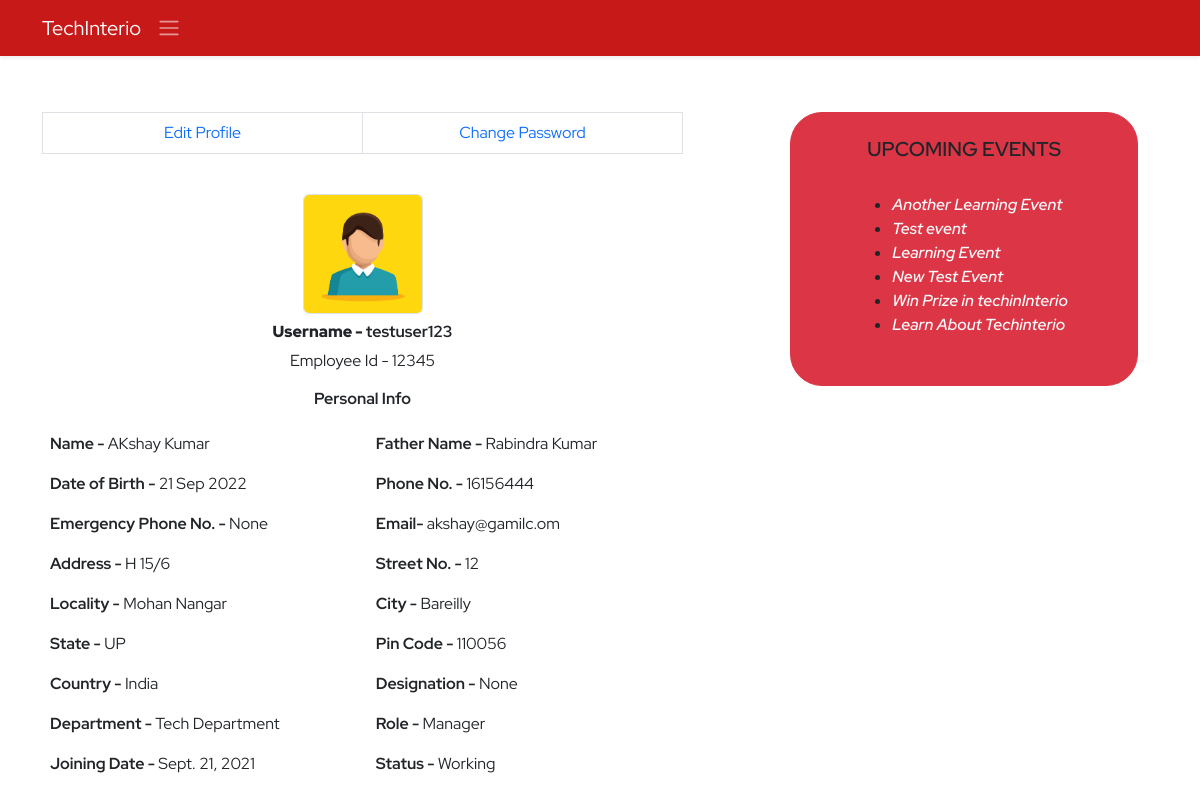
/ems/profile/ (signed in), run on the app's committed database.
### ems/models.py (models this page shows, shortened)
class Employee(models.Model):
    empid=models.AutoField(primary_key=True)
    employeeid=models.IntegerField(unique=True, null=True, blank=True)
    user=models.OneToOneField(User,on_delete=models.CASCADE)
    name=models.CharField(max_length=50)
    father_name=models.CharField(max_length=50)
    avtar=models.ImageField(upload_to='employee_profile_images', blank=True , default='profile.jpg')
    document=models.FileField(upload_to='employee_documents',null=True,blank=True)
    dob=models.DateField()
    email=models.EmailField(max_length=100)
    mobile_no=models.IntegerField()
    emergency_mobile_no=models.IntegerField(null=True,blank=True)
    address=models.OneToOneField(Address, on_delete=models.CASCADE,blank=True, null=True,)
    designation=models.CharField(max_length=70,null=True, blank=True)
    role=models.ForeignKey(Role, on_delete=models.SET_NULL,blank=True, null=True,)
    department=models.ForeignKey(Department, on_delete=models.SET_NULL,blank=True, null=True,)
    joining_date=models.DateField(null=True, blank=True)
    status=models.CharField(max_length=15)
    @property
    def imageURL(self):
        try:
            url=self.avtar.url
        except:
            url=''
        return url

class Address(models.Model):
    user=models.OneToOneField(User,on_delete=models.CASCADE, blank=True,null=True)
    address=models.CharField(max_length=150)
    street=models.CharField(max_length=70)
    locality=models.CharField(max_length=70)
    city=models.CharField(max_length=50)
    state=models.CharField(max_length=50)
    pincode=models.FloatField(max_length=50)
    country=models.CharField(max_length=50, default='India')

class Department(models.Model):
    name=models.CharField(max_length=70, unique=True)
    description=models.TextField(max_length=200)
    created_at = models.DateTimeField(auto_now_add=True,blank=True,null=True)
    updated_at = models.DateTimeField(auto_now=True,blank=True,null=True)
    def __str__(self):
        return self.name

class Role(models.Model):
    name=models.CharField(max_length=70, unique=True)
    description=models.TextField(max_length=200)
    created_at = models.DateTimeField(auto_now_add=True,blank=True,null=True)
    updated_at = models.DateTimeField(auto_now=True,blank=True,null=True)
    def __str__(self):
        return self.name

class Events(models.Model):
    title=models.CharField(max_length=150)
    description=models.TextField(max_length=300)
    created_at=models.DateTimeField(auto_now_add=True)
    updated_at=models.DateTimeField(auto_now=True)
    image=models.ImageField(upload_to='events',null=True,blank=True)
    date=models.DateField()
    is_completed=models.BooleanField(default=False)

### ems/views.py (the view, shortened to what this page needs)
# urls.py: path('profile/',profile,name='profile'),
def profile(request):
    context={}
    try:
        if request.user.is_authenticated:
            if not request.user.is_superuser:
                try:
                    events=Events.objects.exclude(is_completed=True).order_by('-id')[:10]
                    profile=Employee.objects.get(user=request.user)
                    address=Address.objects.get(user=request.user)
                    dob=str(profile.dob).split('-')
                    now=datetime.now()
                    day=now.day
                    month=now.month
                    year=now.year
                    dob_day=int(dob[2])
                    dob_month=int(dob[1])
                    dob_year=int(dob[0])
                    name=str(profile.name).split(' ')
                    if dob_month == month and dob_day == day:
                        print('Happy Birthday to ',profile.name)
                        context['birthday']=True
                        context['name']=name[0]
                    else:
                        context['birthday']=False
                    if profile.joining_date != '':
                        print('inside annivarsary')
                        joining_date=str(profile.joining_date).split('-')
                        j_day=int(joining_date[2])
                        j_month=int(joining_date[1])
                        j_year=int(joining_date[0])
                        completed_yers=year-j_year
                    else:
                        messages.warning(request,'Please Add Joining Date!')
                    context['profile']=profile
                    context['address']=address
                    context['events']=events
                except Exception as e:
                    print('Profile Inside Exception : ',e)
                    messages.warning(request, 'Profile Not found Please contact Admin')
                    return redirect('ems:ems')
                return render(request,'ems/profile.html',context)
            else:
                return redirect('ems:ems')
        else:
            messages.warning(request,'Please Login!')
            return redirect('home:login')
    except Exception as e:
        print('Profile Exception : ',e)
    return redirect('/')

### ems/templates/ems/profile.html (shortened to what this page needs)
{% extends './base.html' %}
{% block body %}
<section class="py-5">
    <div class="container">
        <div class="row d-flex justify-content-between">
            <div class="col-7 ">
                <table class="table table-bordered">
                    <tr class="text-center w-100">
                        <td class="w-50"><a href="{% url 'ems:profile-edit' %}">Edit Profile</a></td>
                        <td class="w-50"><a href="" data-bs-toggle="modal" data-bs-target="#changePassword" >Change Password</a></td>
                    </tr>
                </table>
                <div class="personal-info">
                    <table class="table table-borderless">
                        <tr>
                            <td colspan="2">
                                <div class="avtar d-flex align-items-center flex-column">
                                    <img src="{{profile.imageURL}}" alt="" class="rounded border ">
                                    <div class="d-flex justify-content-between align-items-center">
                                        <h6 class="m-2 profile-title"><b>Username - </b>{{profile.user.username}}</h6>
                                    </div>
                                    <span>Employee Id - {{profile.employeeid}}</span>
                                </div>
                            </td>
                        </tr>
                        <tr>
                            <td colspan="2">
                              <h6 class="text-center profile-title">Personal Info</h6>
                            </td>
                        </tr>
                        <tr>
                            <td><b>Name - </b>{{profile.name}}</td>
                            <td><b>Father Name - </b>{{profile.father_name}}</td>
                        </tr>
                        <tr>
                            <td><b>Date of Birth - </b>{{profile.dob |date:'d M Y'}}</td>
                            <td><b>Phone No. - </b>{{profile.mobile_no}}</td>
                        </tr>
                        <tr>
                            <td><b>Emergency Phone No. - </b>{{profile.emergency_mobile_no}}</td>
                            <td><b>Email- </b>{{profile.email}}</td>
                        </tr>
                        <tr>
                            <td><b>Address - </b>{{address.address}}</td>
                            <td><b>Street No. - </b>{{address.street}}</td>
                        </tr>
                        <tr>
                            <td><b>Locality - </b>{{address.locality}}</td>
                            <td><b>City - </b>{{address.city}}</td>
                        </tr>
                        <tr>
                            <td><b>State - </b>{{address.state}}</td>
                            <td><b>Pin Code - </b>{{address.pincode|floatformat:'0'}}</td>
                        </tr>
                        <tr>
                            <td><b>Country - </b>{{address.country}}</td>
                            <td><b>Designation - </b>{{profile.designation}}</td>
                        </tr>
                        <tr>
                            <td><b>Department - </b>{{profile.department}}</td>
                            <td><b>Role - </b>{{profile.role}}</td>
                        </tr>
                        <tr>
                            <td><b>Joining Date - </b>{{profile.joining_date}}</td>
                            <td><b>Status - </b>{{profile.status}}</td>
                        </tr>
                    </table>
                </div>
            </div>
            <div class="col-4 ">
                <div class="row gy-4">
                    <div class="col-11 border rounded-5 border-danger  py-4 px-2 d-flex justify-content-center flex-column align-items-center bg-danger">
                        <h6 class="events-title text-center mb-2 fw-semibold text-uppercase">Upcoming Events</h6>
                        <ul class="my-4">
                            {% for event in events  %}
                            <li><a href="{% url 'ems:event' event.id %}" class="fw-semibold text-light fst-italic">{{event.title}}</a></li>
                            {% endfor %}
                        </ul>
                    </div>
                </div>
            </div>
        </div>
    </div>
</section>
{% endblock body %}

### static/css/style.css (style rules this page uses)
* { margin: 0; padding: 0; box-sizing: border-box; }
:root { --body-font: 'Red Hat Display', sans-serif; --second-font: 'Kaushan Script', cursive; --biggest-font-size: 2rem; --bigger-font-size: 1.5rem; --big-font-size: 1.25rem; --h1-font-size: 1.5rem; --h2-font-size: 1.25rem; --h3-font-size: 1rem; --normal-font-size: .938rem; --small-font-size: .813rem; --smaller-font-size: .75rem; --font-bold: 700; --font-black: 900; }
@media screen and (min-width: 1024px) { :root { --biggest-font-size: 6rem; --bigger-font-size: 3.5rem; --big-font-size: 2.75rem; --h1-font-size: 2.25rem; --h2-font-size: 1.5rem; --h3-font-size: 1.25rem; --normal-font-size: 1rem; --small-font-size: .875rem; --smaller-font-size: .813rem; --bs-modal-width:700px; } }
* { box-sizing: border-box; padding: 0; margin: 0; }
html { scroll-behavior: smooth; }
body, button, label, select, input { font-family: var(--body-font); font-size: var(--normal-font-size); }
a { text-decoration: none; }
img { max-width: 100%; height: auto; }
.avtar img { height: 120px; margin-top: 1rem; width: 120px; object-fit: cover; object-position: center; }
.profile-title { font-weight: var(--font-bold); font-size: var(--normal-font); }
.events-title { font-size:var(--h3-font-size) ; }

### data on the page
Employee: imageURL (placeholder picture), user.username "testuser123", employeeid "12345", name "AKshay Kumar", father_name "Rabindra Kumar", dob "21 Sep 2022", mobile_no "16156444", emergency_mobile_no "None", email "akshay@gamilc.om", designation "None", department "Tech Department", role "Manager", joining_date "Sept. 21, 2021", status "Working"
Address: address "H 15/6", street "12", locality "Mohan Nangar", city "Bareilly", state "UP", pincode "110056", country "India"
Events: title "Another Learning Event"
Events: title "Test event"
Events: title "Learning Event"
Events: title "New Test Event"
Events: title "Win Prize in techinInterio"
Events: title "Learn About Techinterio"
